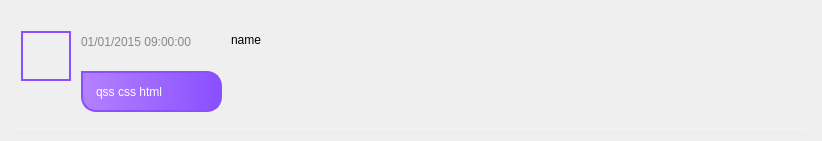
<?xml version="1.0" encoding="UTF-8"?>
<ui version="4.0">
 <class>file_bubble</class>
 <widget class="QWidget" name="file_bubble">
  <property name="geometry">
   <rect>
    <x>0</x>
    <y>0</y>
    <width>818</width>
    <height>141</height>
   </rect>
  </property>
  <property name="windowTitle">
   <string>Form</string>
  </property>
  <layout class="QHBoxLayout" name="horizontalLayout">
   <item>
    <widget class="QWidget" name="widgetMain" native="true">
     <property name="sizePolicy">
      <sizepolicy hsizetype="Preferred" vsizetype="Minimum">
       <horstretch>0</horstretch>
       <verstretch>0</verstretch>
      </sizepolicy>
     </property>
     <property name="minimumSize">
      <size>
       <width>800</width>
       <height>0</height>
      </size>
     </property>
     <property name="maximumSize">
      <size>
       <width>800</width>
       <height>114514</height>
      </size>
     </property>
     <property name="styleSheet">
      <string notr="true">QWidget#widgetMain{
	border-radius: 10px;
	border-bottom: 2px solid #F2F2F2;
}

</string>
     </property>
     <widget class="QWidget" name="avatar" native="true">
      <property name="geometry">
       <rect>
        <x>10</x>
        <y>20</y>
        <width>50</width>
        <height>50</height>
       </rect>
      </property>
      <property name="minimumSize">
       <size>
        <width>50</width>
        <height>50</height>
       </size>
      </property>
      <property name="maximumSize">
       <size>
        <width>50</width>
        <height>50</height>
       </size>
      </property>
      <property name="styleSheet">
       <string notr="true">QWidget#avatar{
	background-color: rgba(191, 64, 64, 0);
	border: 2px solid #8A4FFF;
}</string>
      </property>
     </widget>
     <widget class="QLabel" name="cur_time">
      <property name="geometry">
       <rect>
        <x>70</x>
        <y>20</y>
        <width>141</width>
        <height>21</height>
       </rect>
      </property>
      <property name="styleSheet">
       <string notr="true">QLabel#cur_time{
	background-color: transparent;
	font: 75 11pt &quot;Arial&quot;;
	color: #888888;
}</string>
      </property>
      <property name="text">
       <string>01/01/2015 09:00:00</string>
      </property>
     </widget>
     <widget class="QLabel" name="message_bubble">
      <property name="geometry">
       <rect>
        <x>70</x>
        <y>60</y>
        <width>141</width>
        <height>41</height>
       </rect>
      </property>
      <property name="sizePolicy">
       <sizepolicy hsizetype="Preferred" vsizetype="Preferred">
        <horstretch>0</horstretch>
        <verstretch>0</verstretch>
       </sizepolicy>
      </property>
      <property name="minimumSize">
       <size>
        <width>0</width>
        <height>0</height>
       </size>
      </property>
      <property name="maximumSize">
       <size>
        <width>16777215</width>
        <height>16777215</height>
       </size>
      </property>
      <property name="cursor">
       <cursorShape>PointingHandCursor</cursorShape>
      </property>
      <property name="styleSheet">
       <string notr="true">QLabel#message_bubble {
    background: qlineargradient(spread:pad, x1:0, y1:0, x2:1, y2:0, stop:0 #B482FF, stop:1 #8A4FFF); /* 修改为紫色系渐变 */
    border-radius: 15px;
    border-top-left-radius: 0px;
    padding: 10px;

    /* 添加轻微的内发光效果 */
    border: 3px solid rgba(255, 255, 255, 0.4);
    border-bottom: none;
    border-right: none;
    border-left: none;

    /* 添加边框效果 */
    border: 2px solid #8A4FFF; /* 修改为紫色系边框颜色 */
	color:white;从
}

QLabel#message_bubble[selected=&quot;true&quot;] {
    background: qlineargradient(spread:pad, x1:0, y1:0, x2:1, y2:0, stop:0 #1DA1F2, stop:1 #127FBF);
    color: white;
}
</string>
      </property>
      <property name="text">
       <string>qss css html</string>
      </property>
     </widget>
     <widget class="QLabel" name="who">
      <property name="geometry">
       <rect>
        <x>220</x>
        <y>20</y>
        <width>67</width>
        <height>17</height>
       </rect>
      </property>
      <property name="text">
       <string>name</string>
      </property>
     </widget>
    </widget>
   </item>
  </layout>
 </widget>
 <resources/>
 <connections/>
</ui>
